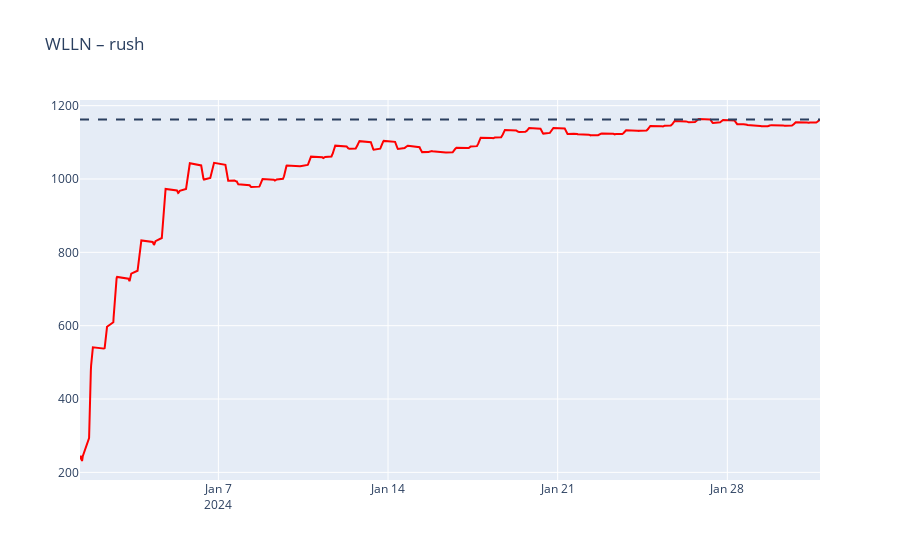
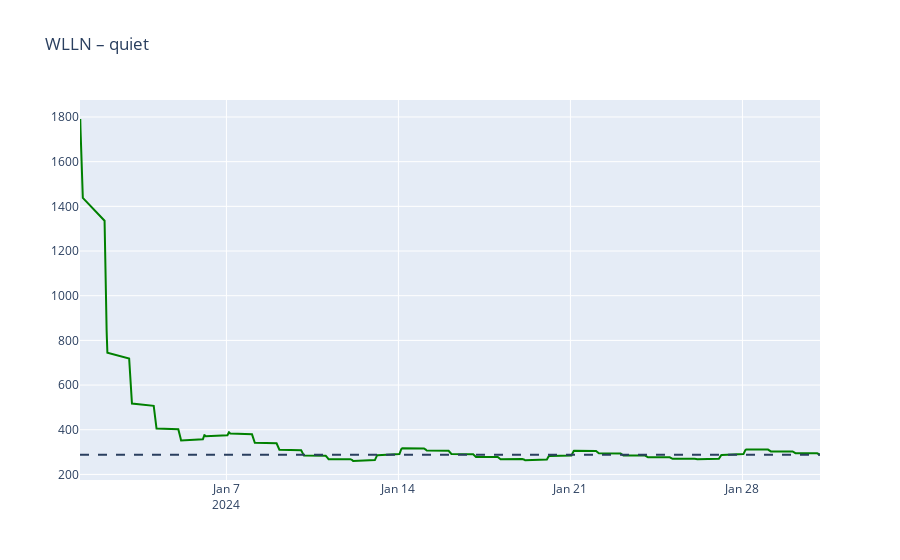

The code cell stored with these charts, in order, in its notebook:
### Code cell
rush_mask = counts.index.hour.isin([7,8,9,16,17,18,19])
quiet_mask = counts.index.hour.isin([1,2,3])
for label, mask, color in [("rush", rush_mask, "red"), ("quiet", quiet_mask, "green")]:
    avg = cumulative_average(counts[mask])
    fig = go.Figure()
    fig.add_trace(go.Scatter(x=avg.index, y=avg.values, name=f"{label} avg", line=dict(color=color)))
    fig.add_hline(y=counts[mask].mean(), line_dash="dash")
    fig.update_layout(title=f"WLLN – {label}")
    fig.show()

### Figure 1 — Plotly figure (JSON) as saved in the notebook; plotly's stock layout.template omitted (floating-point values rounded to 4 significant figures; data arrays with more than 128 entries replaced by an {"elided": "..."} marker saying what was removed)
{"data": [{"line": {"color": "red"}, "name": "rush avg", "type": "scatter", "x": {"elided": "868 str values"}, "y": {"elided": "868 float values"}}], "layout": {"shapes": [{"line": {"dash": "dash"}, "type": "line", "x0": 0, "x1": 1, "xref": "x domain", "y0": 1162.0, "y1": 1162.0, "yref": "y"}], "title": {"text": "WLLN – rush"}}}

### Figure 2 — Plotly figure (JSON) as saved in the notebook; plotly's stock layout.template omitted (floating-point values rounded to 4 significant figures; data arrays with more than 128 entries replaced by an {"elided": "..."} marker saying what was removed)
{"data": [{"line": {"color": "green"}, "name": "quiet avg", "type": "scatter", "x": {"elided": "372 str values"}, "y": {"elided": "372 float values"}}], "layout": {"shapes": [{"line": {"dash": "dash"}, "type": "line", "x0": 0, "x1": 1, "xref": "x domain", "y0": 288.1, "y1": 288.1, "yref": "y"}], "title": {"text": "WLLN – quiet"}}}
